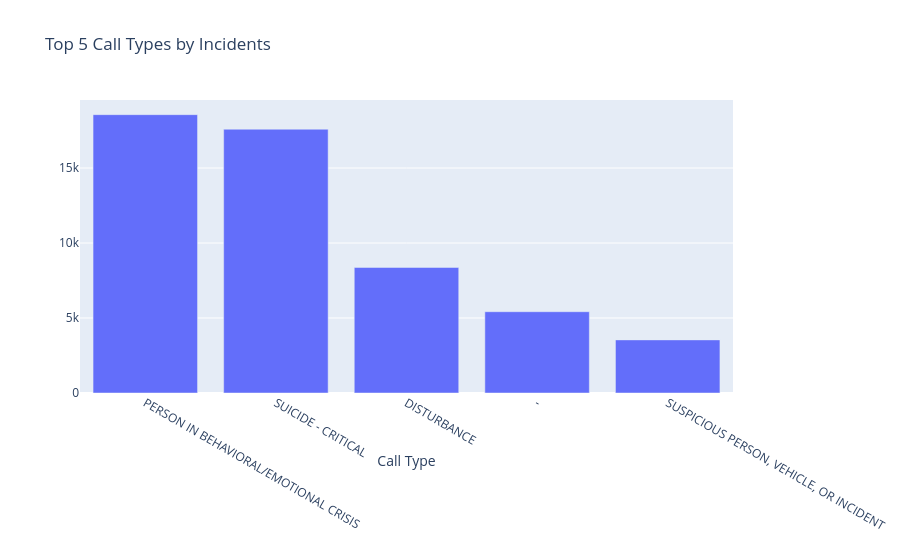

The notebook cell this image was saved under:
### Code cell
# Plotting a bar chart for top 5 call types
# converting the top 5 medical incidents series to dataframe and assign columns names 
top5_df = pd.DataFrame({'CallType':top_5_callType.index.tolist(), 'IncidentCount':top_5_callType.values})

data_top5 = [go.Bar(x=top5_df["CallType"], y=top5_df["IncidentCount"])]

# specify the layout of figure
layout_top5 = dict(title = "Top 5 Call Types by Incidents",
              xaxis= dict(title= 'Call Type',ticklen= 10,zeroline= False))

# create and show figure
fig_top5 = dict(data = data_top5, layout = layout_top5)
iplot(fig_top5)

### Figure 1 — Plotly figure (JSON) as saved in the notebook; plotly's stock layout.template omitted (floating-point values rounded to 4 significant figures)
{"data": [{"type": "bar", "x": ["PERSON IN BEHAVIORAL/EMOTIONAL CRISIS", "SUICIDE - CRITICAL", "DISTURBANCE", "-", "SUSPICIOUS PERSON, VEHICLE, OR INCIDENT"], "y": [18559, 17587, 8371, 5420, 3542]}], "layout": {"title": {"text": "Top 5 Call Types by Incidents"}, "xaxis": {"ticklen": 10, "title": {"text": "Call Type"}, "zeroline": false}}}
